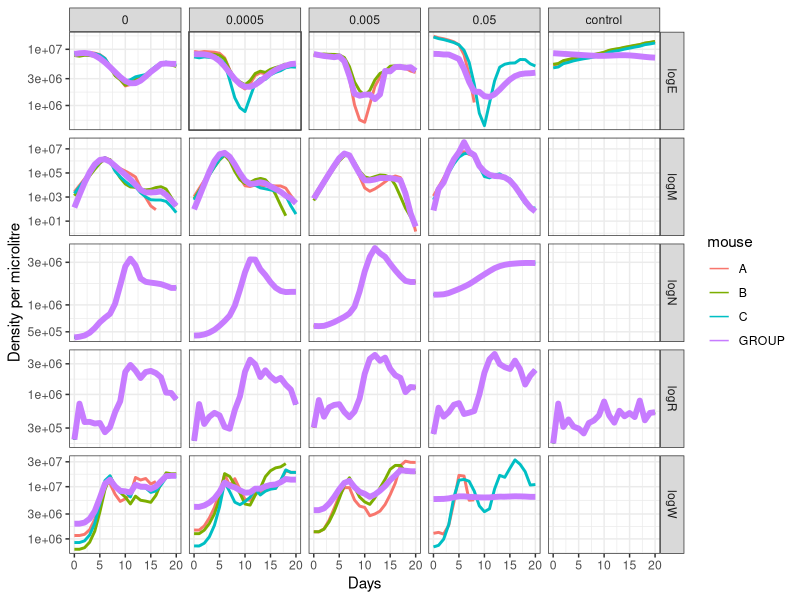
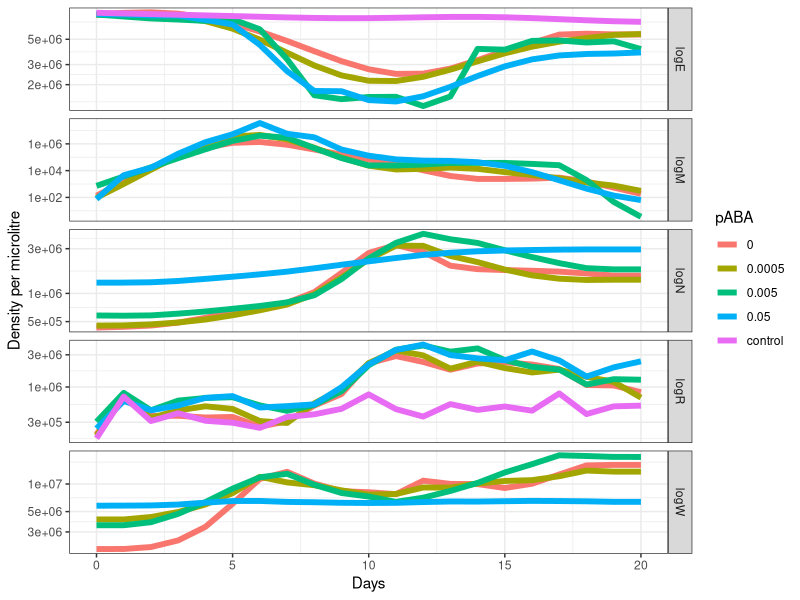
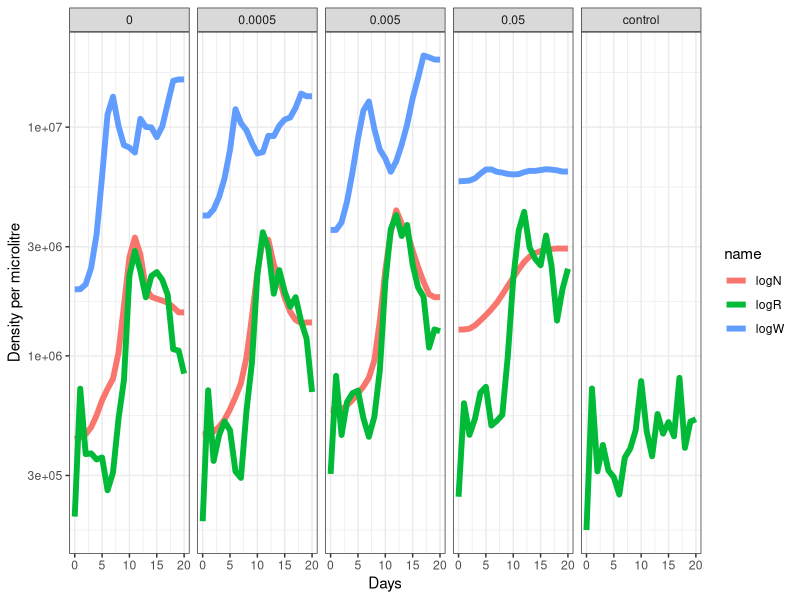
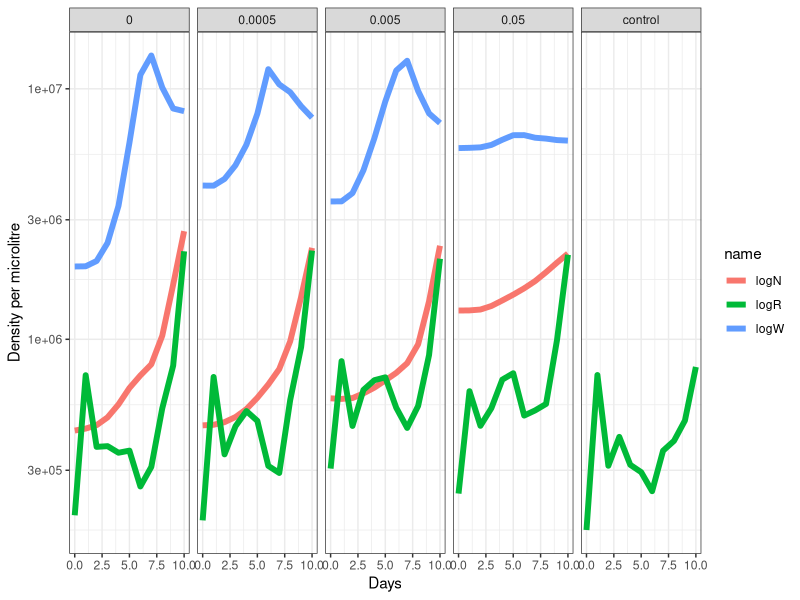
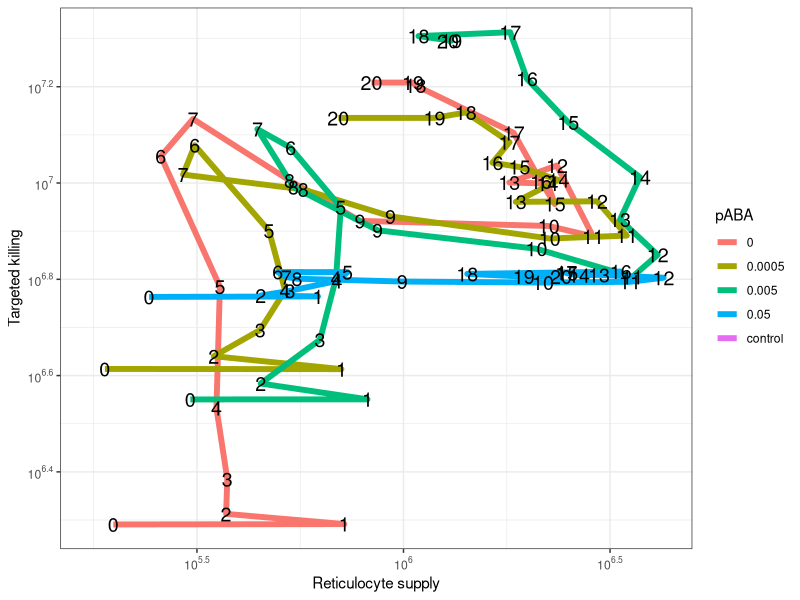
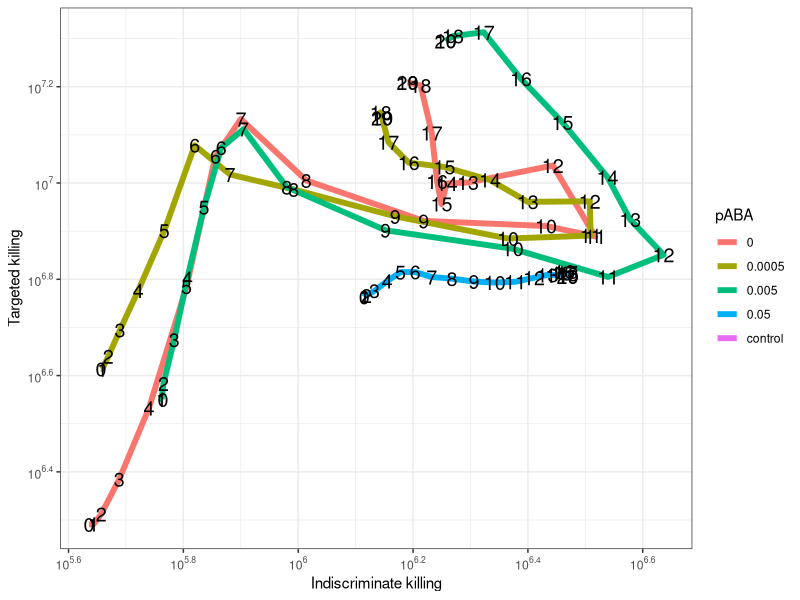
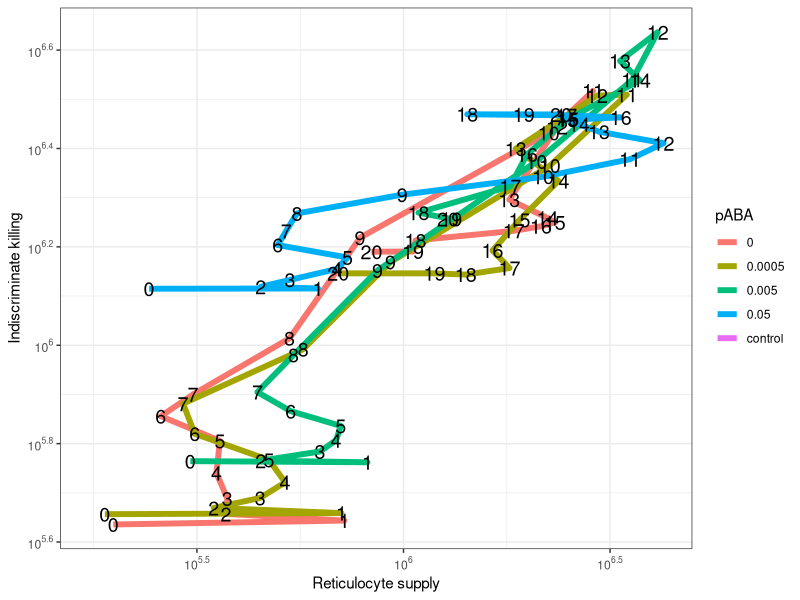
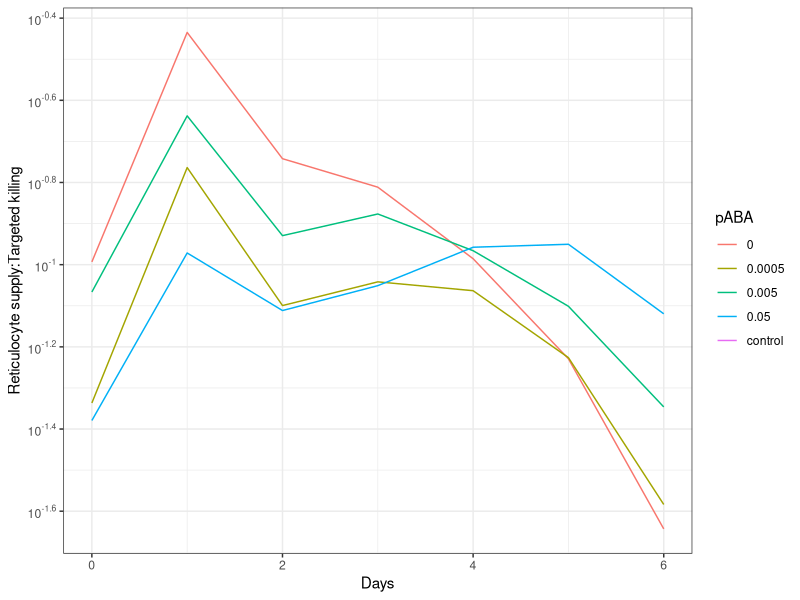

Reproduce these figures in R, in order. (Note: this script raises an error after producing the figures.)
library(tidyverse)
library(scales)

setwd("~/Documents/GitHub/bdd/nw11_hier/")

coef_df <- read_csv("est_coefs_joint_v4.csv")
po_df <- read_csv("est_po_joint_v4.csv") |>
  mutate(pABA=case_match(
    box,
    "01"~"0.05",
    "02"~"0.005",
    "03"~"0.0005",
    "04"~"0",
    "05"~"control"
  ))

po_df |> 
  ggplot(aes(x=time,y=value,color=mouse,linewidth=mouse=="GROUP"))+
  geom_line()+
  scale_linewidth_manual(guide="none",values=c(`TRUE`=2,`FALSE`=1))+
  scale_y_log10()+
  xlab("Days")+ylab("Density per microlitre")+
  facet_grid(name~pABA,scales="free_y")+
  theme_bw()

po_df |>
  filter(mouse=="GROUP") |>
  ggplot(aes(x=time,y=value,color=pABA))+
  geom_line(linewidth=2)+
  scale_y_log10()+
  xlab("Days")+ylab("Density per microlitre")+
  facet_grid(name~.,scales="free_y")+
  theme_bw()

po_df |>
  filter(mouse=="GROUP",name!="logE",name!="logM") |>
  ggplot(aes(x=time,y=value,color=name))+
  geom_line(linewidth=2)+
  scale_y_log10()+
  xlab("Days")+ylab("Density per microlitre")+
  facet_grid(.~pABA)+
  theme_bw()

po_df |>
  filter(mouse=="GROUP",name!="logE",name!="logM",time<=10) |>
  ggplot(aes(x=time,y=value,color=name))+
  geom_line(linewidth=2)+
  scale_y_log10()+
  xlab("Days")+ylab("Density per microlitre")+
  facet_grid(.~pABA)+
  theme_bw()

po_df |>
  filter(mouse=="GROUP") |>
  pivot_wider(names_from="name",values_from="value") |>
  ggplot(aes(x=logR,y=logW,color=pABA))+
  geom_path(linewidth=2)+
  geom_text(aes(label=time),col="black",size=5)+
  scale_x_log10(breaks = trans_breaks("log10", function(x) 10^x), 
                labels=trans_format('log10',math_format(10^.x)))+
  scale_y_log10(breaks = trans_breaks("log10", function(x) 10^x), 
                labels=trans_format('log10',math_format(10^.x)))+
  xlab("Reticulocyte supply")+ylab("Targeted killing")+
  theme_bw()

po_df |>
  filter(mouse=="GROUP") |>
  pivot_wider(names_from="name",values_from="value") |>
  ggplot(aes(x=logN,y=logW,color=pABA))+
  geom_path(linewidth=2)+
  geom_text(aes(label=time),col="black",size=5)+
  scale_x_log10(breaks = trans_breaks("log10", function(x) 10^x), 
                labels=trans_format('log10',math_format(10^.x)))+
  scale_y_log10(breaks = trans_breaks("log10", function(x) 10^x), 
                labels=trans_format('log10',math_format(10^.x)))+
  xlab("Indiscriminate killing")+ylab("Targeted killing")+
  theme_bw()

po_df |>
  filter(mouse=="GROUP") |>
  pivot_wider(names_from="name",values_from="value") |>
  ggplot(aes(x=logR,y=logN,color=pABA))+
  geom_path(linewidth=2)+
  geom_text(aes(label=time),col="black",size=5)+
  scale_x_log10(breaks = trans_breaks("log10", function(x) 10^x), 
                labels=trans_format('log10',math_format(10^.x)))+
  scale_y_log10(breaks = trans_breaks("log10", function(x) 10^x), 
                labels=trans_format('log10',math_format(10^.x)))+
  xlab("Reticulocyte supply")+ylab("Indiscriminate killing")+
  theme_bw()



po_df |>
  filter(mouse=="GROUP",time<=6) |>
  pivot_wider(names_from="name",values_from="value") |>
  ggplot(aes(x=time,y=logR/logW,color=pABA))+
  geom_line()+
  scale_y_log10(breaks = trans_breaks("log10", function(x) 10^x), 
                labels=trans_format('log10',math_format(10^.x)))+
  xlab("Days")+ylab("Reticulocyte supply:Targeted killing")+
  theme_bw()

po_df |>
  filter(mouse=="GROUP",time<=20) |>
  pivot_wider(names_from="name",values_from="value") |>
  ggplot(aes(x=logE,y=lag(logR),color=pABA))+
  geom_path(linewidth=2)+
  geom_text(aes(label=time),col="black",size=5)+
  scale_x_log10(breaks = trans_breaks("log10", function(x) 10^x), 
                labels=trans_format('log10',math_format(10^.x)))+
  scale_y_log10(breaks = trans_breaks("log10", function(x) 10^x), 
                labels=trans_format('log10',math_format(10^.x)))+
  xlab("Erythrocytes")+ylab("Reticulocytes")+
  theme_bw()

po_df |>
  filter(mouse=="GROUP",time<=20) |>
  pivot_wider(names_from="name",values_from="value") |>
  ggplot(aes(x=logE,y=lead(logR),color=pABA))+
  geom_path(linewidth=2)+
  geom_text(aes(label=time),col="black",size=5)+
  scale_x_log10(breaks = trans_breaks("log10", function(x) 10^x), 
                labels=trans_format('log10',math_format(10^.x)))+
  scale_y_log10(breaks = trans_breaks("log10", function(x) 10^x), 
                labels=trans_format('log10',math_format(10^.x)))+
  xlab("Erythrocytes")+ylab("Reticulocytes")+
  facet_grid(.~pABA)+
  theme_bw()

po_df |>
  filter(mouse=="GROUP",time<=7) |>
  pivot_wider(names_from="name",values_from="value") |>
  ggplot(aes(x=logE,y=lead(logR),color=pABA))+
  geom_path(linewidth=2)+
  geom_text(aes(label=time),col="black",size=5)+
  scale_x_log10(breaks = trans_breaks("log10", function(x) 10^x), 
                labels=trans_format('log10',math_format(10^.x)))+
  scale_y_log10(breaks = trans_breaks("log10", function(x) 10^x), 
                labels=trans_format('log10',math_format(10^.x)))+
  xlab("Erythrocytes")+ylab("Reticulocytes")+
  theme_bw()

po_df |>
  filter(mouse=="GROUP",time<=20) |>
  pivot_wider(names_from="name",values_from="value") |>
  ggplot(aes(x=logE,y=lead(logR)))+
  geom_point(aes(color=pABA))+
  xlab("Erythrocytes (t)")+ylab("Reticulocytes (t+1)")+
  theme_bw()


data_full |>
  filter(day<=20,paba!="0.05",paba!="control") |>
  ggplot()+
  geom_point(aes(x=day,y=Pd,col=mouse))+
  scale_y_log10(breaks = trans_breaks("log10", function(x) 10^x), 
                labels=trans_format('log10',math_format(10^.x)))+
  facet_grid(mouse~paba)+
  theme_bw()

data_full |>
  filter(day<=20,paba!="0.05",paba!="control") |>
  ggplot()+
  geom_point(aes(x=day,y=Eryth,col=mouse))+
  scale_y_log10(breaks = trans_breaks("log10", function(x) 10^x), 
                labels=trans_format('log10',math_format(10^.x)))+
  facet_grid(mouse~paba)+
  theme_bw()

data_full |>
  filter(day<=20) |>
  select(day,mouse,paba,Pd,Eryth,Retic) |>
  View()

po_df |>
  filter(mouse=="GROUP",time<=10) |>
  pivot_wider(names_from="name",values_from="value") |>
  ggplot(aes(x=lag(logE),y=logR,color=pABA))+
  geom_point()+
  facet_wrap(time~.,scales="free")+
  xlab("Erythrocytes (t)")+ylab("Reticulocytes (t+1)")+
  theme_bw()


